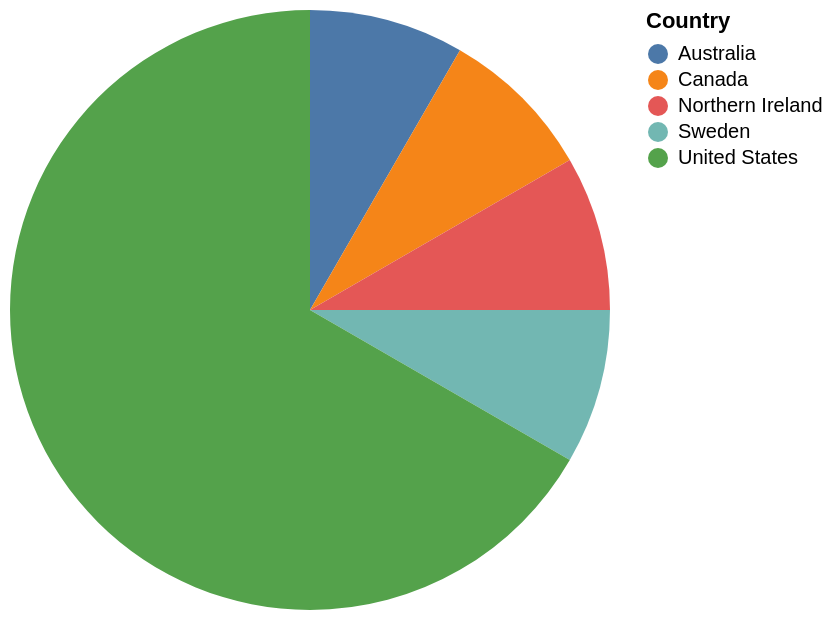

Vega-Lite specification for this chart:
### Vega-Lite specification from a JSON file in a GitHub repository (floating-point values rounded to 4 significant figures)
{"data": {"values": [{"x_data": "Australia", "y_data": 1}, {"x_data": "Canada", "y_data": 1}, {"x_data": "Northern Ireland", "y_data": 1}, {"x_data": "Sweden", "y_data": 1}, {"x_data": "United States", "y_data": 8}]}, "mark": "arc", "encoding": {"theta": {"field": "y_data", "type": "quantitative", "title": "count(*)"}, "color": {"field": "x_data", "type": "nominal", "title": "Country"}}}
